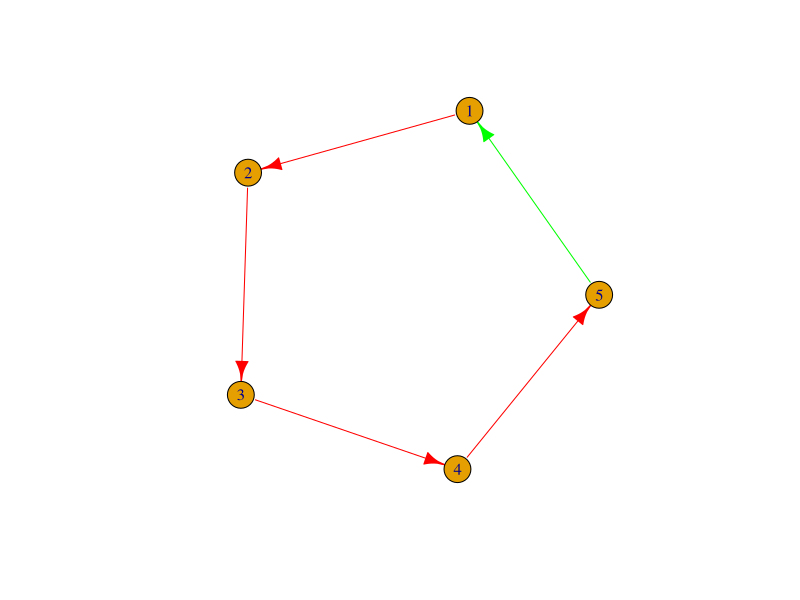

R code for this plot:
library(igraph)


### Name: add_edges
### Title: Add edges to a graph
### Aliases: add_edges add.edges

### ** Examples

g <- make_empty_graph(n = 5) %>%
  add_edges(c(1,2, 2,3, 3,4, 4,5)) %>%
  set_edge_attr("color", value = "red") %>%
  add_edges(c(5,1), color = "green")
E(g)[[]]
plot(g)
